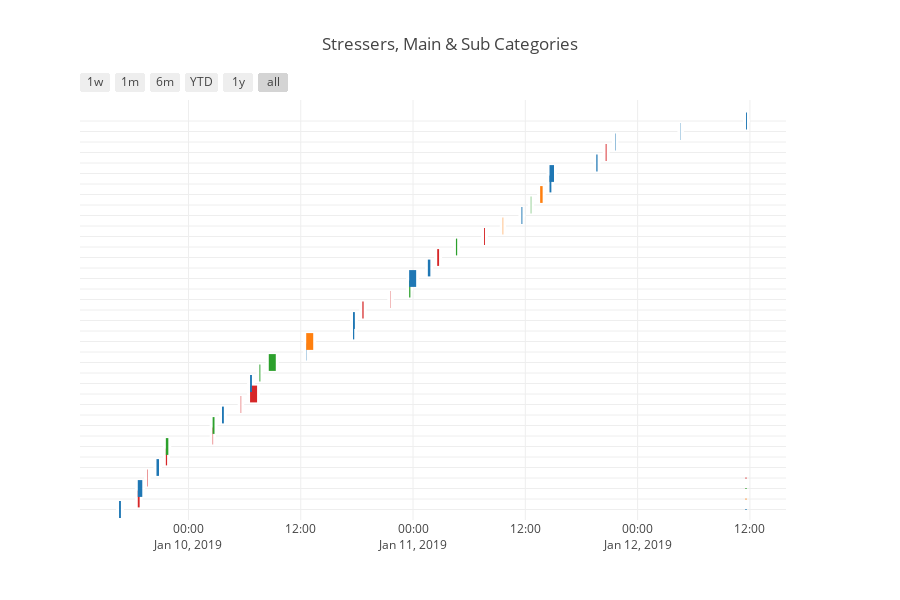

Notebook code for this chart:
### Markdown cell above
### Gantt Chart
A Gantt chart is typically utilzed to show scheduling information, we utilize it to provide a temporal breakdown of events in different classes.  You will see the same major category labels as before; however, this chart shows the details of the stressors when you place the mouse cursor over the boxes.  This particular chart is interactive and zoomable.  Try it out by dragging a box around some of the data to zoom in and see the data in more detail.  To go back, click on the __home__ icon to reset the zoom to the original state.

### Code cell
stress_stream.plot_stress_gantt()

### Figure 1 — Plotly figure (JSON) as saved in the notebook; plotly's stock layout.template omitted (floating-point values rounded to 4 significant figures)
{"data": [{"marker": {"color": "white"}, "name": "", "type": "scatter", "uid": "22656b0e-b54b-46a3-a346-efd6cd7e5137", "x": ["2019-01-09 16:34:59", "2019-01-09 16:46:59"], "y": [0, 0]}, {"marker": {"color": "white"}, "name": "", "type": "scatter", "uid": "bf8d43fc-35e6-4a7d-bd6c-9db73fddd040", "x": ["2019-01-09 18:34:59", "2019-01-09 18:46:59"], "y": [1, 1]}, {"marker": {"color": "white"}, "name": "", "type": "scatter", "uid": "063b26b7-1ef2-4a74-aae0-d650f7277354", "x": ["2019-01-09 18:34:59", "2019-01-09 19:03:59"], "y": [2, 2]}, {"marker": {"color": "white"}, "name": "", "type": "scatter", "uid": "7142f5c3-19d9-4794-a3ad-c101c1492468", "x": ["2019-01-09 19:34:59", "2019-01-09 19:37:59"], "y": [3, 3]}, {"marker": {"color": "white"}, "name": "", "type": "scatter", "uid": "ec42efe6-0a62-4837-82ff-0712cff6e7ee", "x": ["2019-01-09 20:34:59", "2019-01-09 20:50:59"], "y": [4, 4]}, {"marker": {"color": "white"}, "name": "", "type": "scatter", "uid": "15d988e8-8fce-49cb-88a6-2021471ebefc", "x": ["2019-01-09 21:34:59", "2019-01-09 21:42:59"], "y": [5, 5]}, {"marker": {"color": "white"}, "name": "", "type": "scatter", "uid": "a0b066c5-ca23-4a5f-8768-9681007c66b6", "x": ["2019-01-09 21:34:59", "2019-01-09 21:50:59"], "y": [6, 6]}, {"marker": {"color": "white"}, "name": "", "type": "scatter", "uid": "4c6a70e2-3d47-49f7-aff5-3714c96fcaa1", "x": ["2019-01-10 02:34:59", "2019-01-10 02:37:59"], "y": [7, 7]}, {"marker": {"color": "white"}, "name": "", "type": "scatter", "uid": "86cc3a86-41be-40b0-a76c-4a867811cf1f", "x": ["2019-01-10 02:34:59", "2019-01-10 02:46:59"], "y": [8, 8]}, {"marker": {"color": "white"}, "name": "", "type": "scatter", "uid": "f88b93d3-115d-495a-aa93-aa34da47bed5", "x": ["2019-01-10 03:34:59", "2019-01-10 03:46:59"], "y": [9, 9]}, {"marker": {"color": "white"}, "name": "", "type": "scatter", "uid": "896b7c49-2a54-48a4-97f6-e81ea7e25901", "x": ["2019-01-10 05:34:59", "2019-01-10 05:37:59"], "y": [10, 10]}, {"marker": {"color": "white"}, "name": "", "type": "scatter", "uid": "de24f113-3e69-4b12-8666-c9669c2716f0", "x": ["2019-01-10 06:34:59", "2019-01-10 07:19:59"], "y": [11, 11]}, {"marker": {"color": "white"}, "name": "", "type": "scatter", "uid": "4ba506e8-f1c8-49da-be6e-bd5fc73de8ec", "x": ["2019-01-10 06:34:59", "2019-01-10 06:46:59"], "y": [12, 12]}, {"marker": {"color": "white"}, "name": "", "type": "scatter", "uid": "687170ad-e175-4f6b-906c-03e39851e63f", "x": ["2019-01-10 07:34:59", "2019-01-10 07:40:59"], "y": [13, 13]}, {"marker": {"color": "white"}, "name": "", "type": "scatter", "uid": "aba8b3f0-f9a2-41da-8f99-ec734f6ae01b", "x": ["2019-01-10 08:34:59", "2019-01-10 09:19:59"], "y": [14, 14]}, {"marker": {"color": "white"}, "name": "", "type": "scatter", "uid": "14bee40c-e60f-4f8e-babc-6d3afa79f9c3", "x": ["2019-01-10 12:34:59", "2019-01-10 12:36:59"], "y": [15, 15]}, {"marker": {"color": "white"}, "name": "", "type": "scatter", "uid": "4b958d08-654b-4a7c-9a4d-afc9e7de6653", "x": ["2019-01-10 12:34:59", "2019-01-10 13:19:59"], "y": [16, 16]}, {"marker": {"color": "white"}, "name": "", "type": "scatter", "uid": "19cf15e6-1045-4947-a1d0-a64ec3f570c5", "x": ["2019-01-10 17:34:59", "2019-01-10 17:42:59"], "y": [17, 17]}, {"marker": {"color": "white"}, "name": "", "type": "scatter", "uid": "d4f9367e-654e-4e5c-8be9-9b8222b43941", "x": ["2019-01-10 17:34:59", "2019-01-10 17:46:59"], "y": [18, 18]}, {"marker": {"color": "white"}, "name": "", "type": "scatter", "uid": "9315b822-2f23-4fed-b63a-6df1cd644e06", "x": ["2019-01-10 18:34:59", "2019-01-10 18:42:59"], "y": [19, 19]}, {"marker": {"color": "white"}, "name": "", "type": "scatter", "uid": "99bdc208-11c2-43f9-9e3d-d18a3befa5dd", "x": ["2019-01-10 21:34:59", "2019-01-10 21:36:59"], "y": [20, 20]}, {"marker": {"color": "white"}, "name": "", "type": "scatter", "uid": "3e4bcc67-936a-4bae-80d7-1d6a1a2a839b", "x": ["2019-01-10 23:34:59", "2019-01-10 23:42:59"], "y": [21, 21]}, {"marker": {"color": "white"}, "name": "", "type": "scatter", "uid": "d8389b15-cd0a-436d-9103-8943691ee348", "x": ["2019-01-10 23:34:59", "2019-01-11 00:19:59"], "y": [22, 22]}, {"marker": {"color": "white"}, "name": "", "type": "scatter", "uid": "3d43f2a6-af54-4c17-95b4-5f47b8fceb9e", "x": ["2019-01-11 01:34:59", "2019-01-11 01:50:59"], "y": [23, 23]}, {"marker": {"color": "white"}, "name": "", "type": "scatter", "uid": "27725a31-6b82-4e0c-a69e-35c552d18dca", "x": ["2019-01-11 02:34:59", "2019-01-11 02:46:59"], "y": [24, 24]}, {"marker": {"color": "white"}, "name": "", "type": "scatter", "uid": "d7cde152-163a-471f-aeca-f3191d5805db", "x": ["2019-01-11 04:34:59", "2019-01-11 04:42:59"], "y": [25, 25]}, {"marker": {"color": "white"}, "name": "", "type": "scatter", "uid": "38654a90-398f-4510-8d27-c3bf7805a637", "x": ["2019-01-11 07:34:59", "2019-01-11 07:40:59"], "y": [26, 26]}, {"marker": {"color": "white"}, "name": "", "type": "scatter", "uid": "8fec77af-8a54-450a-a49b-fcca22635557", "x": ["2019-01-11 09:34:59", "2019-01-11 09:37:59"], "y": [27, 27]}, {"marker": {"color": "white"}, "name": "", "type": "scatter", "uid": "4e79c2f6-6b65-4f95-8536-3ca8ab3dd2da", "x": ["2019-01-11 11:34:59", "2019-01-11 11:40:59"], "y": [28, 28]}, {"marker": {"color": "white"}, "name": "", "type": "scatter", "uid": "b680e56d-1013-48bd-8ad0-9b4d1c811eb7", "x": ["2019-01-11 12:34:59", "2019-01-11 12:37:59"], "y": [29, 29]}, {"marker": {"color": "white"}, "name": "", "type": "scatter", "uid": "a7c8737f-ab30-4637-becb-369d7e347d4b", "x": ["2019-01-11 13:34:59", "2019-01-11 13:50:59"], "y": [30, 30]}, {"marker": {"color": "white"}, "name": "", "type": "scatter", "uid": "1319df7d-ce05-4a37-91f9-e45c5a9d2675", "x": ["2019-01-11 14:34:59", "2019-01-11 14:46:59"], "y": [31, 31]}, {"marker": {"color": "white"}, "name": "", "type": "scatter", "uid": "0f5dcc68-249d-404f-b9fb-170705cf519e", "x": ["2019-01-11 14:34:59", "2019-01-11 15:03:59"], "y": [32, 32]}, {"marker": {"color": "white"}, "name": "", "type": "scatter", "uid": "0e749ac1-1611-49c1-a9fd-de61df09bf13", "x": ["2019-01-11 19:34:59", "2019-01-11 19:42:59"], "y": [33, 33]}, {"marker": {"color": "white"}, "name": "", "type": "scatter", "uid": "3da5249a-ecdc-44b9-ad47-9b4164df4b76", "x": ["2019-01-11 20:34:59", "2019-01-11 20:40:59"], "y": [34, 34]}, {"marker": {"color": "white"}, "name": "", "type": "scatter", "uid": "4f8db35d-92af-4472-b981-406acfcdb4a0", "x": ["2019-01-11 21:34:59", "2019-01-11 21:37:59"], "y": [35, 35]}, {"marker": {"color": "white"}, "name": "", "type": "scatter", "uid": "8a83d6cb-e8e3-4ecb-8a0a-5b7638f464b7", "x": ["2019-01-12 04:34:59", "2019-01-12 04:36:59"], "y": [36, 36]}, {"marker": {"color": "white"}, "name": "", "type": "scatter", "uid": "c397da97-63eb-43aa-92f2-bfc8607b86a4", "x": ["2019-01-12 11:34:59", "2019-01-12 11:40:59"], "y": [37, 37]}, {"hoverinfo": "none", "marker": {"color": "rgb(31, 119, 180)", "size": 1}, "name": "Driving", "showlegend": true, "type": "scatter", "uid": "eb90513a-3bcc-4b21-a7fc-40acdb8802b9", "x": ["2019-01-12 11:34:59", "2019-01-12 11:34:59"], "y": [0, 0]}, {"hoverinfo": "none", "marker": {"color": "rgb(255, 127, 14)", "size": 1}, "name": "Finance", "showlegend": true, "type": "scatter", "uid": "9843f774-9542-4187-a454-1c4a954dcb7f", "x": ["2019-01-12 11:34:59", "2019-01-12 11:34:59"], "y": [1, 1]}, {"hoverinfo": "none", "marker": {"color": "rgb(44, 160, 44)", "size": 1}, "name": "Health", "showlegend": true, "type": "scatter", "uid": "d8f752bc-2593-4165-8612-999bae7002c2", "x": ["2019-01-12 11:34:59", "2019-01-12 11:34:59"], "y": [2, 2]}, {"hoverinfo": "none", "marker": {"color": "rgb(214, 39, 40)", "size": 1}, "name": "Job", "showlegend": true, "type": "scatter", "uid": "68d8336a-73d2-4c92-ac33-381a9ba9f0a8", "x": ["2019-01-12 11:34:59", "2019-01-12 11:34:59"], "y": [3, 3]}], "layout": {"height": 600, "hovermode": "closest", "shapes": [{"fillcolor": "rgb(31, 119, 180)", "line": {"width": 0}, "opacity": 1, "type": "rect", "x0": "2019-01-09 16:34:59", "x1": "2019-01-09 16:46:59", "xref": "x", "y0": -0.8, "y1": 0.8, "yref": "y"}, {"fillcolor": "rgb(214, 39, 40)", "line": {"width": 0}, "opacity": 1, "type": "rect", "x0": "2019-01-09 18:34:59", "x1": "2019-01-09 18:46:59", "xref": "x", "y0": 0.2, "y1": 1.8, "yref": "y"}, {"fillcolor": "rgb(31, 119, 180)", "line": {"width": 0}, "opacity": 1, "type": "rect", "x0": "2019-01-09 18:34:59", "x1": "2019-01-09 19:03:59", "xref": "x", "y0": 1.2, "y1": 2.8, "yref": "y"}, {"fillcolor": "rgb(214, 39, 40)", "line": {"width": 0}, "opacity": 1, "type": "rect", "x0": "2019-01-09 19:34:59", "x1": "2019-01-09 19:37:59", "xref": "x", "y0": 2.2, "y1": 3.8, "yref": "y"}, {"fillcolor": "rgb(31, 119, 180)", "line": {"width": 0}, "opacity": 1, "type": "rect", "x0": "2019-01-09 20:34:59", "x1": "2019-01-09 20:50:59", "xref": "x", "y0": 3.2, "y1": 4.8, "yref": "y"}, {"fillcolor": "rgb(214, 39, 40)", "line": {"width": 0}, "opacity": 1, "type": "rect", "x0": "2019-01-09 21:34:59", "x1": "2019-01-09 21:42:59", "xref": "x", "y0": 4.2, "y1": 5.8, "yref": "y"}, {"fillcolor": "rgb(44, 160, 44)", "line": {"width": 0}, "opacity": 1, "type": "rect", "x0": "2019-01-09 21:34:59", "x1": "2019-01-09 21:50:59", "xref": "x", "y0": 5.2, "y1": 6.8, "yref": "y"}, {"fillcolor": "rgb(214, 39, 40)", "line": {"width": 0}, "opacity": 1, "type": "rect", "x0": "2019-01-10 02:34:59", "x1": "2019-01-10 02:37:59", "xref": "x", "y0": 6.2, "y1": 7.8, "yref": "y"}, {"fillcolor": "rgb(44, 160, 44)", "line": {"width": 0}, "opacity": 1, "type": "rect", "x0": "2019-01-10 02:34:59", "x1": "2019-01-10 02:46:59", "xref": "x", "y0": 7.2, "y1": 8.8, "yref": "y"}, {"fillcolor": "rgb(31, 119, 180)", "line": {"width": 0}, "opacity": 1, "type": "rect", "x0": "2019-01-10 03:34:59", "x1": "2019-01-10 03:46:59", "xref": "x", "y0": 8.2, "y1": 9.8, "yref": "y"}, {"fillcolor": "rgb(214, 39, 40)", "line": {"width": 0}, "opacity": 1, "type": "rect", "x0": "2019-01-10 05:34:59", "x1": "2019-01-10 05:37:59", "xref": "x", "y0": 9.2, "y1": 10.8, "yref": "y"}, {"fillcolor": "rgb(214, 39, 40)", "line": {"width": 0}, "opacity": 1, "type": "rect", "x0": "2019-01-10 06:34:59", "x1": "2019-01-10 07:19:59", "xref": "x", "y0": 10.2, "y1": 11.8, "yref": "y"}, {"fillcolor": "rgb(31, 119, 180)", "line": {"width": 0}, "opacity": 1, "type": "rect", "x0": "2019-01-10 06:34:59", "x1": "2019-01-10 06:46:59", "xref": "x", "y0": 11.2, "y1": 12.8, "yref": "y"}, {"fillcolor": "rgb(44, 160, 44)", "line": {"width": 0}, "opacity": 1, "type": "rect", "x0": "2019-01-10 07:34:59", "x1": "2019-01-10 07:40:59", "xref": "x", "y0": 12.2, "y1": 13.8, "yref": "y"}, {"fillcolor": "rgb(44, 160, 44)", "line": {"width": 0}, "opacity": 1, "type": "rect", "x0": "2019-01-10 08:34:59", "x1": "2019-01-10 09:19:59", "xref": "x", "y0": 13.2, "y1": 14.8, "yref": "y"}, {"fillcolor": "rgb(31, 119, 180)", "line": {"width": 0}, "opacity": 1, "type": "rect", "x0": "2019-01-10 12:34:59", "x1": "2019-01-10 12:36:59", "xref": "x", "y0": 14.2, "y1": 15.8, "yref": "y"}, {"fillcolor": "rgb(255, 127, 14)", "line": {"width": 0}, "opacity": 1, "type": "rect", "x0": "2019-01-10 12:34:59", "x1": "2019-01-10 13:19:59", "xref": "x", "y0": 15.2, "y1": 16.8, "yref": "y"}, {"fillcolor": "rgb(31, 119, 180)", "line": {"width": 0}, "opacity": 1, "type": "rect", "x0": "2019-01-10 17:34:59", "x1": "2019-01-10 17:42:59", "xref": "x", "y0": 16.2, "y1": 17.8, "yref": "y"}, {"fillcolor": "rgb(31, 119, 180)", "line": {"width": 0}, "opacity": 1, "type": "rect", "x0": "2019-01-10 17:34:59", "x1": "2019-01-10 17:46:59", "xref": "x", "y0": 17.2, "y1": 18.8, "yref": "y"}, {"fillcolor": "rgb(214, 39, 40)", "line": {"width": 0}, "opacity": 1, "type": "rect", "x0": "2019-01-10 18:34:59", "x1": "2019-01-10 18:42:59", "xref": "x", "y0": 18.2, "y1": 19.8, "yref": "y"}, {"fillcolor": "rgb(214, 39, 40)", "line": {"width": 0}, "opacity": 1, "type": "rect", "x0": "2019-01-10 21:34:59", "x1": "2019-01-10 21:36:59", "xref": "x", "y0": 19.2, "y1": 20.8, "yref": "y"}, {"fillcolor": "rgb(44, 160, 44)", "line": {"width": 0}, "opacity": 1, "type": "rect", "x0": "2019-01-10 23:34:59", "x1": "2019-01-10 23:42:59", "xref": "x", "y0": 20.2, "y1": 21.8, "yref": "y"}, {"fillcolor": "rgb(31, 119, 180)", "line": {"width": 0}, "opacity": 1, "type": "rect", "x0": "2019-01-10 23:34:59", "x1": "2019-01-11 00:19:59", "xref": "x", "y0": 21.2, "y1": 22.8, "yref": "y"}, {"fillcolor": "rgb(31, 119, 180)", "line": {"width": 0}, "opacity": 1, "type": "rect", "x0": "2019-01-11 01:34:59", "x1": "2019-01-11 01:50:59", "xref": "x", "y0": 22.2, "y1": 23.8, "yref": "y"}, {"fillcolor": "rgb(214, 39, 40)", "line": {"width": 0}, "opacity": 1, "type": "rect", "x0": "2019-01-11 02:34:59", "x1": "2019-01-11 02:46:59", "xref": "x", "y0": 23.2, "y1": 24.8, "yref": "y"}, {"fillcolor": "rgb(44, 160, 44)", "line": {"width": 0}, "opacity": 1, "type": "rect", "x0": "2019-01-11 04:34:59", "x1": "2019-01-11 04:42:59", "xref": "x", "y0": 24.2, "y1": 25.8, "yref": "y"}, {"fillcolor": "rgb(214, 39, 40)", "line": {"width": 0}, "opacity": 1, "type": "rect", "x0": "2019-01-11 07:34:59", "x1": "2019-01-11 07:40:59", "xref": "x", "y0": 25.2, "y1": 26.8, "yref": "y"}, {"fillcolor": "rgb(255, 127, 14)", "line": {"width": 0}, "opacity": 1, "type": "rect", "x0": "2019-01-11 09:34:59", "x1": "2019-01-11 09:37:59", "xref": "x", "y0": 26.2, "y1": 27.8, "yref": "y"}, {"fillcolor": "rgb(31, 119, 180)", "line": {"width": 0}, "opacity": 1, "type": "rect", "x0": "2019-01-11 11:34:59", "x1": "2019-01-11 11:40:59", "xref": "x", "y0": 27.2, "y1": 28.8, "yref": "y"}, {"fillcolor": "rgb(44, 160, 44)", "line": {"width": 0}, "opacity": 1, "type": "rect", "x0": "2019-01-11 12:34:59", "x1": "2019-01-11 12:37:59", "xref": "x", "y0": 28.2, "y1": 29.8, "yref": "y"}, {"fillcolor": "rgb(255, 127, 14)", "line": {"width": 0}, "opacity": 1, "type": "rect", "x0": "2019-01-11 13:34:59", "x1": "2019-01-11 13:50:59", "xref": "x", "y0": 29.2, "y1": 30.8, "yref": "y"}, {"fillcolor": "rgb(31, 119, 180)", "line": {"width": 0}, "opacity": 1, "type": "rect", "x0": "2019-01-11 14:34:59", "x1": "2019-01-11 14:46:59", "xref": "x", "y0": 30.2, "y1": 31.8, "yref": "y"}, {"fillcolor": "rgb(31, 119, 180)", "line": {"width": 0}, "opacity": 1, "type": "rect", "x0": "2019-01-11 14:34:59", "x1": "2019-01-11 15:03:59", "xref": "x", "y0": 31.2, "y1": 32.8, "yref": "y"}, {"fillcolor": "rgb(31, 119, 180)", "line": {"width": 0}, "opacity": 1, "type": "rect", "x0": "2019-01-11 19:34:59", "x1": "2019-01-11 19:42:59", "xref": "x", "y0": 32.2, "y1": 33.8, "yref": "y"}, {"fillcolor": "rgb(214, 39, 40)", "line": {"width": 0}, "opacity": 1, "type": "rect", "x0": "2019-01-11 20:34:59", "x1": "2019-01-11 20:40:59", "xref": "x", "y0": 33.2, "y1": 34.8, "yref": "y"}, {"fillcolor": "rgb(31, 119, 180)", "line": {"width": 0}, "opacity": 1, "type": "rect", "x0": "2019-01-11 21:34:59", "x1": "2019-01-11 21:37:59", "xref": "x", "y0": 34.2, "y1": 35.8, "yref": "y"}, {"fillcolor": "rgb(31, 119, 180)", "line": {"width": 0}, "opacity": 1, "type": "rect", "x0": "2019-01-12 04:34:59", "x1": "2019-01-12 04:36:59", "xref": "x", "y0": 35.2, "y1": 36.8, "yref": "y"}, {"fillcolor": "rgb(31, 119, 180)", "line": {"width": 0}, "opacity": 1, "type": "rect", "x0": "2019-01-12 11:34:59", "x1": "2019-01-12 11:40:59", "xref": "x", "y0": 36.2, "y1": 37.8, "yref": "y"}], "showlegend": true, "title": {"text": "Stressers, Main & Sub Categories"}, "width": 900, "xaxis": {"rangeselector": {"buttons": [{"count": 7, "label": "1w", "step": "day", "stepmode": "backward"}, {"count": 1, "label": "1m", "step": "month", "stepmode": "backward"}, {"count": 6, "label": "6m", "step": "month", "stepmode": "backward"}, {"count": 1, "label": "YTD", "step": "year", "stepmode": "todate"}, {"count": 1, "label": "1y", "step": "year", "stepmode": "backward"}, {"step": "all"}]}, "showgrid": true, "type": "date", "zeroline": false}, "yaxis": {"autorange": false, "range": [-1, 39], "showgrid": true, "showticklabels": false, "ticktext": ["Saw a police car", "Late arrival", "Was Tailgated", "Late arrival", "Saw a police car", "Technology barriers", "Physical inability", "Unpleasant conversation", "My eating habits", "Difficulty in navigating", "Bored / Not enough to do", "Late arrival", "Indecision at a traffic intersection", "Physical inability", "My eating habits", "Saw a police car", "Unexpected losses", "Saw a police car", "Saw a police car", "Late arrival", "Unpleasant conversation", "My eating habits", "Saw a police car", "Indecision at a traffic intersection", "Bored / Not enough to do", "My eating habits", "Late arrival", "Unexpected losses", "Was Tailgated", "Physical inability", "Missed payment", "Difficulty in navigating", "Was Tailgated", "Was Tailgated", "Unpleasant conversation", "Indecision at a traffic intersection", "Was Tailgated", "Indecision at a traffic intersection"], "tickvals": [0, 1, 2, 3, 4, 5, 6, 7, 8, 9, 10, 11, 12, 13, 14, 15, 16, 17, 18, 19, 20, 21, 22, 23, 24, 25, 26, 27, 28, 29, 30, 31, 32, 33, 34, 35, 36, 37], "zeroline": false}}}
